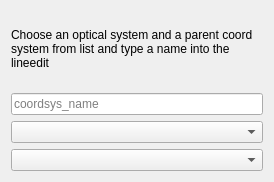
<?xml version="1.0" encoding="UTF-8"?>
<ui version="4.0">
 <class>Dialog</class>
 <widget class="QDialog" name="Dialog">
  <property name="geometry">
   <rect>
    <x>0</x>
    <y>0</y>
    <width>274</width>
    <height>182</height>
   </rect>
  </property>
  <property name="windowTitle">
   <string>Dialog</string>
  </property>
  <layout class="QGridLayout" name="gridLayout">
   <item row="3" column="0">
    <widget class="QComboBox" name="comboBoxOS"/>
   </item>
   <item row="0" column="0">
    <widget class="QLabel" name="label">
     <property name="text">
      <string>Choose an optical system and a parent coord system from list and type a name into the lineedit</string>
     </property>
     <property name="wordWrap">
      <bool>true</bool>
     </property>
    </widget>
   </item>
   <item row="1" column="0">
    <widget class="QLineEdit" name="lineEditName">
     <property name="placeholderText">
      <string>coordsys_name</string>
     </property>
    </widget>
   </item>
   <item row="2" column="0">
    <widget class="QComboBox" name="comboBoxParentLC"/>
   </item>
  </layout>
 </widget>
 <resources/>
 <connections/>
</ui>
